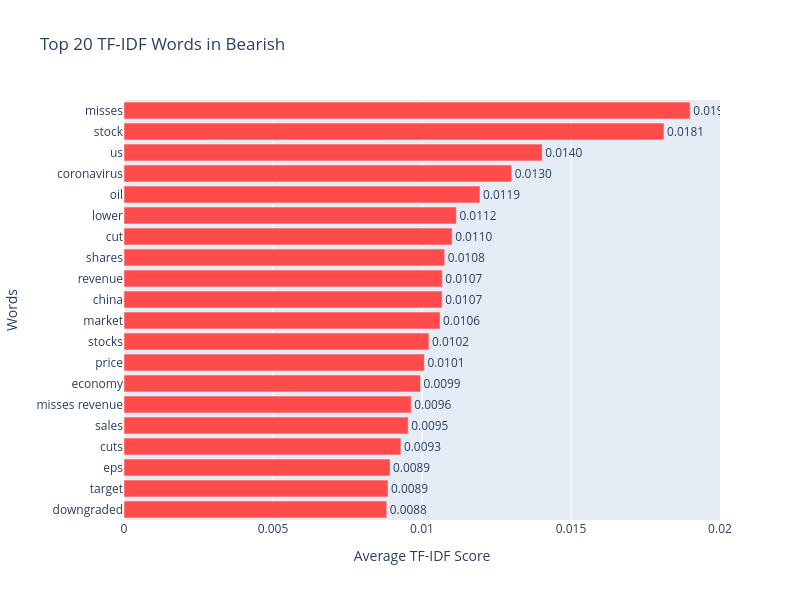
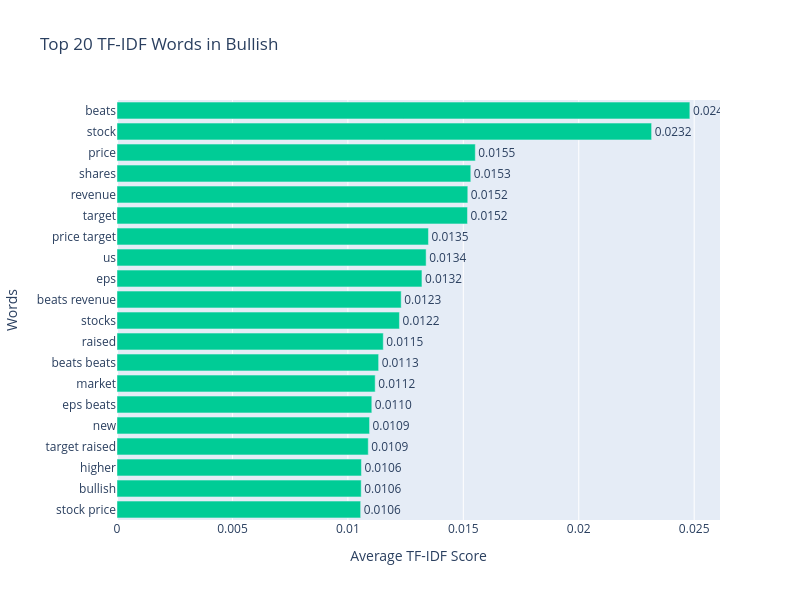
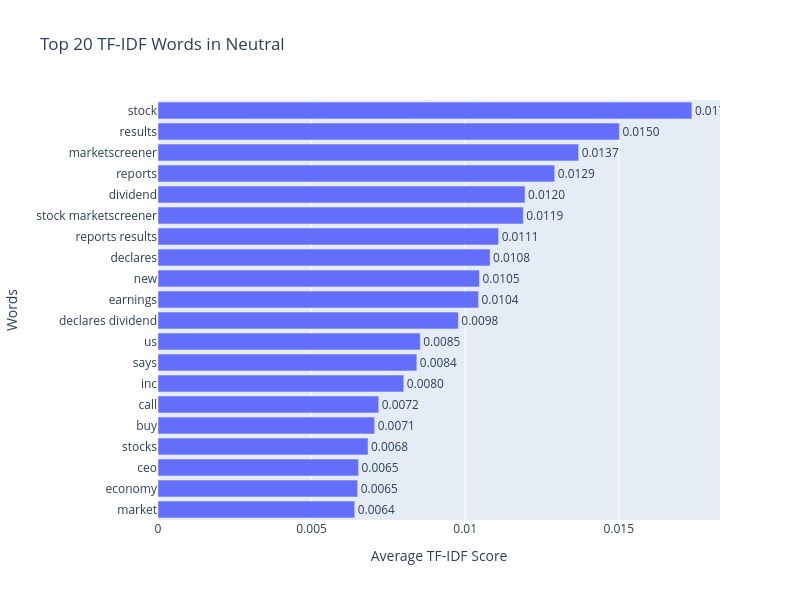

Notebook cell for these charts, in order:
### Markdown cell above
## 7 TF - IDF Top Terms by Category

### Code cell
from sklearn.feature_extraction.text import TfidfVectorizer, CountVectorizer
label_name = {0: "Bearish", 1: "Bullish", 2: "Neutral"}
vectorizer = TfidfVectorizer(max_features=5000, ngram_range=(1, 2))
tfidf_matrix = vectorizer.fit_transform(df['text'])
feature_names = vectorizer.get_feature_names_out()

for label_to_plot in [0,1, 2]:
    cat_indices = df[df['label'] == label_to_plot].index
    cat_tfidf = tfidf_matrix[cat_indices]
    mean_scores = np.array(cat_tfidf.mean(axis=0)).flatten()

    top_indices = mean_scores.argsort()[-20:][::-1]
    top_words = [feature_names[i] for i in top_indices]
    top_scores = [mean_scores[i] for i in top_indices]

    fig = go.Figure(data=[go.Bar(
        x=top_scores,
        y=top_words,
        orientation='h',
        marker_color='#FF4B4B' if label_to_plot == 0 else ('#00CC96' if label_to_plot == 1 else '#636EFA'),
        text=[f'{score:.4f}' for score in top_scores],
        textposition='outside')])

    fig.update_layout(
        title=f'Top 20 TF-IDF Words in {label_name[label_to_plot]}',
        xaxis_title='Average TF-IDF Score',
        yaxis_title='Words',
        width=800,
        height=600,
        yaxis={'autorange': 'reversed'})
    fig.show()

### Figure 1 — Plotly figure (JSON) as saved in the notebook; plotly's stock layout.template omitted (floating-point values rounded to 4 significant figures)
{"data": [{"marker": {"color": "#FF4B4B"}, "orientation": "h", "text": ["0.0190", "0.0181", "0.0140", "0.0130", "0.0119", "0.0112", "0.0110", "0.0108", "0.0107", "0.0107", "0.0106", "0.0102", "0.0101", "0.0099", "0.0096", "0.0095", "0.0093", "0.0089", "0.0089", "0.0088"], "textposition": "outside", "type": "bar", "x": [0.019, 0.01812, 0.01403, 0.01301, 0.01195, 0.01115, 0.01101, 0.01076, 0.01068, 0.01068, 0.01061, 0.01023, 0.01008, 0.00995, 0.009637, 0.009537, 0.009292, 0.008929, 0.00886, 0.008818], "y": ["misses", "stock", "us", "coronavirus", "oil", "lower", "cut", "shares", "revenue", "china", "market", "stocks", "price", "economy", "misses revenue", "sales", "cuts", "eps", "target", "downgraded"]}], "layout": {"height": 600, "title": {"text": "Top 20 TF-IDF Words in Bearish"}, "width": 800, "xaxis": {"title": {"text": "Average TF-IDF Score"}}, "yaxis": {"autorange": "reversed", "title": {"text": "Words"}}}}

### Figure 2 — Plotly figure (JSON) as saved in the notebook; plotly's stock layout.template omitted (floating-point values rounded to 4 significant figures)
{"data": [{"marker": {"color": "#00CC96"}, "orientation": "h", "text": ["0.0248", "0.0232", "0.0155", "0.0153", "0.0152", "0.0152", "0.0135", "0.0134", "0.0132", "0.0123", "0.0122", "0.0115", "0.0113", "0.0112", "0.0110", "0.0109", "0.0109", "0.0106", "0.0106", "0.0106"], "textposition": "outside", "type": "bar", "x": [0.02481, 0.02316, 0.01552, 0.01532, 0.01519, 0.01518, 0.01349, 0.01339, 0.01321, 0.01231, 0.01223, 0.01153, 0.01133, 0.01118, 0.01104, 0.01094, 0.01088, 0.01059, 0.01058, 0.01055], "y": ["beats", "stock", "price", "shares", "revenue", "target", "price target", "us", "eps", "beats revenue", "stocks", "raised", "beats beats", "market", "eps beats", "new", "target raised", "higher", "bullish", "stock price"]}], "layout": {"height": 600, "title": {"text": "Top 20 TF-IDF Words in Bullish"}, "width": 800, "xaxis": {"title": {"text": "Average TF-IDF Score"}}, "yaxis": {"autorange": "reversed", "title": {"text": "Words"}}}}

### Figure 3 — Plotly figure (JSON) as saved in the notebook; plotly's stock layout.template omitted (floating-point values rounded to 4 significant figures)
{"data": [{"marker": {"color": "#636EFA"}, "orientation": "h", "text": ["0.0174", "0.0150", "0.0137", "0.0129", "0.0120", "0.0119", "0.0111", "0.0108", "0.0105", "0.0104", "0.0098", "0.0085", "0.0084", "0.0080", "0.0072", "0.0071", "0.0068", "0.0065", "0.0065", "0.0064"], "textposition": "outside", "type": "bar", "x": [0.01738, 0.01502, 0.01369, 0.01292, 0.01195, 0.01189, 0.01109, 0.01081, 0.01047, 0.01044, 0.009778, 0.008538, 0.008427, 0.008001, 0.007187, 0.007054, 0.006839, 0.00653, 0.006501, 0.006406], "y": ["stock", "results", "marketscreener", "reports", "dividend", "stock marketscreener", "reports results", "declares", "new", "earnings", "declares dividend", "us", "says", "inc", "call", "buy", "stocks", "ceo", "economy", "market"]}], "layout": {"height": 600, "title": {"text": "Top 20 TF-IDF Words in Neutral"}, "width": 800, "xaxis": {"title": {"text": "Average TF-IDF Score"}}, "yaxis": {"autorange": "reversed", "title": {"text": "Words"}}}}
